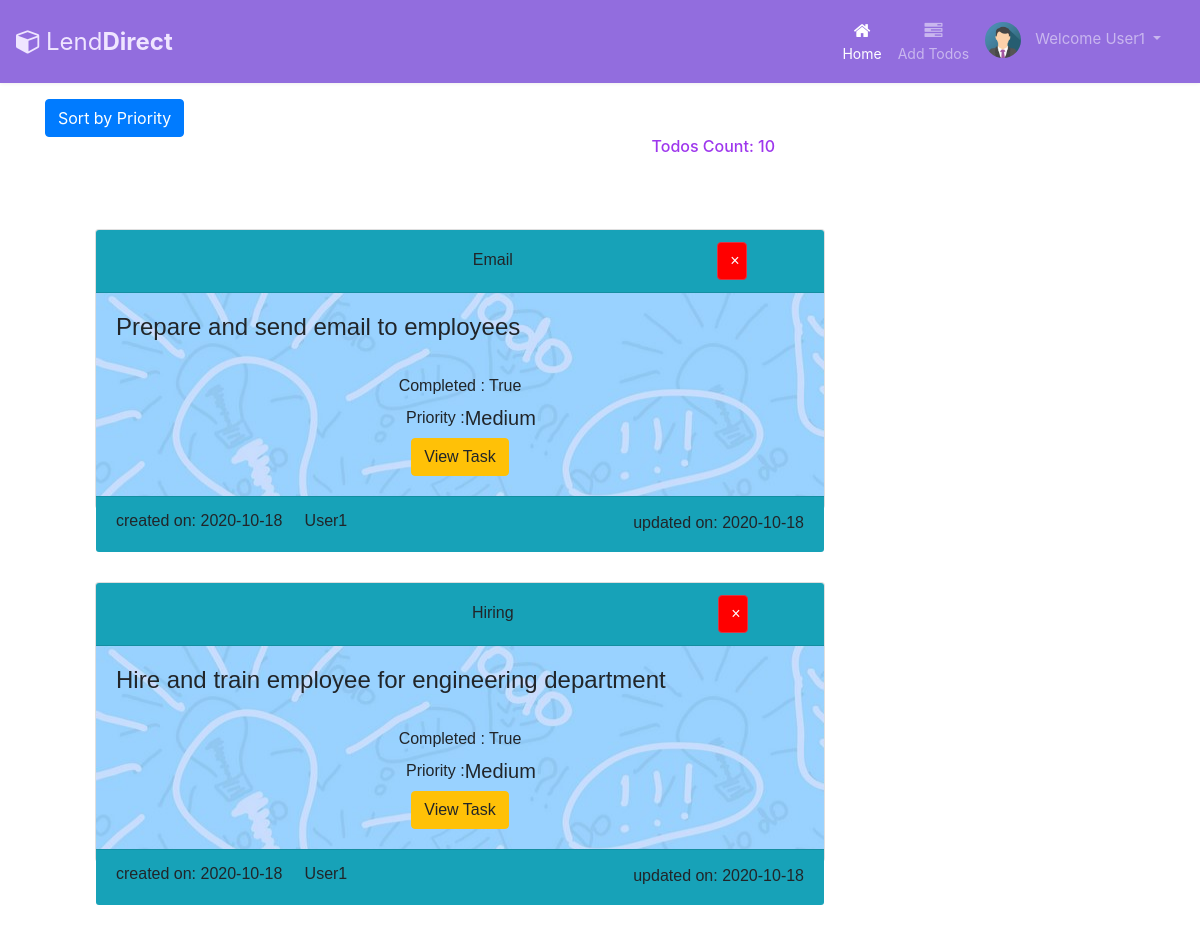
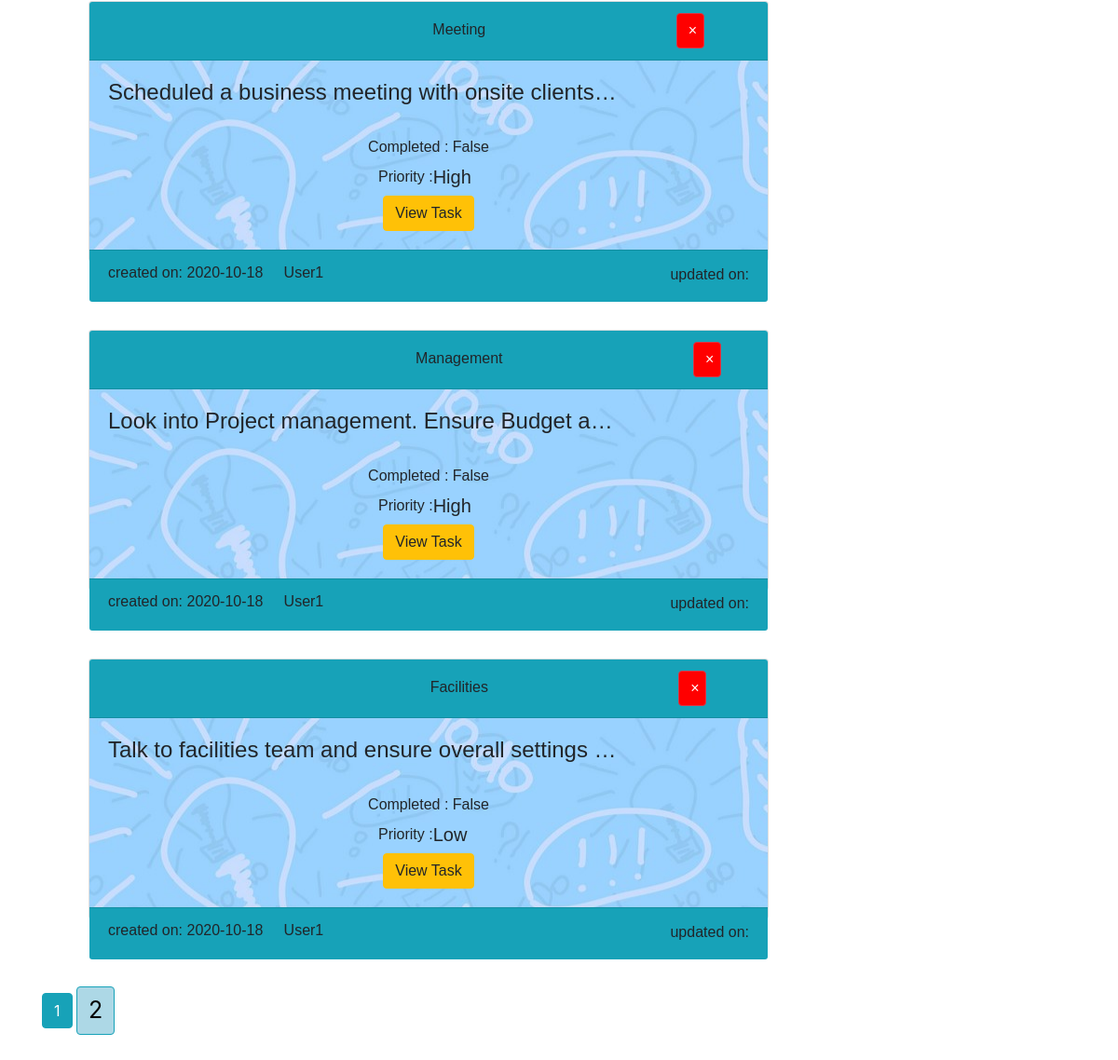
Screenshot of /home (signed in) with the database file from the repository (2 pictures, top to bottom).
### flask_lenddirect/models.py (models this page shows, shortened)
class User(database.Model,UserMixin):
    id = database.Column(database.Integer, primary_key=True)
    userName = database.Column(database.String(20), unique=True, nullable=False)
    emailId = database.Column(database.String(120), unique=True, nullable=False)
    password = database.Column(database.String(60), nullable=False)
    todos = database.relationship('Todos', backref='owner', lazy=True)

class Todos(database.Model):
    id = database.Column(database.Integer, primary_key=True)
    name = database.Column(database.String(100), nullable=False)
    date_created = database.Column(database.DateTime, nullable=False, default=datetime.utcnow)
    description = database.Column(database.Text, nullable=False)
    completed=database.Column(database.Boolean, nullable=False,default=False )
    priority = database.Column(database.String(100),nullable=False)
    user_id = database.Column(database.Integer, database.ForeignKey('user.id'), nullable=False)
    updated_on = database.Column(database.DateTime, onupdate=datetime.utcnow)

### flask_lenddirect/routelinks.py (the view)
@app.route('/home')
@login_required
def home():
	page = request.args.get('page', 1, type=int)
	todos= Todos.query.filter_by(owner=current_user).paginate(page=page,per_page=5)
	return render_template('home.html',todos=todos)

### flask_lenddirect/models.py (called while the page is built)
@login_manager.user_loader
def load_user(user_id):
    return User.query.get(int(user_id))

### flask_lenddirect/templates/home.html (shortened to what this page needs)
{% extends "basic.html" %}
{% block content %}
	<button class="btn btn-primary mt-3" onclick="window.location.href ='{{ url_for( 'sort') }} ' "> Sort by Priority </button>
      <h6 style="text-align: right;color: rgb(158, 55, 237);">Todos Count: {{ todos.total }}</h6>
 	{% for todo in todos.items %}
         <div class="card text-center" style="margin-top: 10%; width:100%;height: 280px;margin-left:50px">
  			<div class="card-header bg-info">
    			<label style="margin-left:300px"> {{todo.name}} </label>
    			 <button type="button" class="btn btn-danger" data-toggle="modal" data-target="#delModal" style="text-align: right;color: white;background-color: red; width: 30px;margin-left:200px";>&times;</button>
		    </div>
 		 	<div class="card-body" style="background-image: url('static/bg_todos.jpg') ">
	    		 <h4 class="card-text" style="text-align: left;width: 80%;white-space: nowrap;overflow: hidden;text-overflow:ellipsis;" >{{ todo.description }}</h4>
				  <br/>
				  	<div>
					  	<label> Completed : </label>
					    {{todo.completed}}
					</div>
					<div class="row" style="margin-left: 290px">
					  	<label> Priority : </label>
					    	   {% if todo.priority == '1' %}
	       						 <h5>High</h5>
	       					   {% elif todo.priority == '2' %}
	       					   	  <h5>Medium</h5>
	       					   {% elif todo.priority == '3' %}
	       					   	  <h5>Low</h5>
	    					   {% endif %}
				    </div>
				   <a href="{{ url_for('getTodo', todo_id=todo.id) }}" class="btn btn-warning" style="bottom: 1000px">View Task</a>
  			</div>
	  		<div class="card-footer  bg-info" style="text-align: left">
	    		created on: {{ todo.date_created.strftime('%Y-%m-%d') }}  &nbsp;&nbsp;&nbsp;&nbsp;{{ todo.owner.userName }}
	    		{% if todo.updated_on %}
	    		<h6 style="text-align: right;margin-top: -20px">updated on: {{ todo.updated_on.strftime('%Y-%m-%d') }} </h6>
	    		{% else %}
	    		<h6 style="text-align: right;margin-top: -20px">updated on:
	    		{% endif %}
	  		</div>
		</div>
	{% endfor %}
<br/>
<br/>
	{% for page_num in todos.iter_pages(left_edge=1, right_edge=1, left_current=1, right_current=2) %}
      {% if page_num %}
        {% if todos.page == page_num %}
          <button class="btn btn-info mt-4" onclick="window.location.href ='{{ url_for('home', page=page_num) }}' ">{{ page_num }}</button>
        {% else %}
          <button class="btn btn-outline-info mt-4" style="background-color: lightblue;  color: black;
font-size: 25px;  margin: auto; " onclick="window.location.href ='{{ url_for('home', page=page_num) }}' ">{{ page_num }}</button>
        {% endif %}
        {% else %}
        ...
      {% endif %}
    {% endfor %}
<br/>
<br/>
<br/>
<br/>
{% endblock content %}

### flask_lenddirect/templates/basic.html (shortened to what this page needs)
<!DOCTYPE html>
<html>
<head>
    <link rel="stylesheet" href="https://maxcdn.bootstrapcdn.com/bootstrap/4.0.0/css/bootstrap.min.css">
    <link rel="stylesheet" type="text/css" href="/static/style.css">
    <link rel="stylesheet" href="https://maxcdn.bootstrapcdn.com/font-awesome/4.7.0/css/font-awesome.min.css">
</head>
<body>
<nav class="navbar navbar-expand-xl navbar-dark">
	<a class="navbar-brand" style="color:aliceblue"><i class="fa fa-cube"></i>Lend<b>Direct</b></a>
	<div id="navbarCollapse" class="collapse navbar-collapse justify-content-start">
		<div class="navbar-nav ml-auto">
			<a href="{{ url_for('home') }}" class="nav-item nav-link active"><i class="fa fa-home"></i><span>Home</span></a>
			<a href="{{ url_for('addTodo') }}" class="nav-item nav-link"><i class="fa fa-tasks"></i><span>Add Todos</span></a>
			{% if current_user.is_authenticated %}
			<div class="nav-item dropdown">
				<a href="#" data-toggle="dropdown" class="nav-item nav-link dropdown-toggle user-action"><img src="/static/profile.png" class="avatar" alt="Avatar"> Welcome {{current_user.userName}} <b class="caret"></b></a>
			</div>
			{% else %}
			<a href="{{ url_for('login') }}" class="nav-item nav-link"><i class="fa fa-sign-in"></i><span>Login</span></a>
			<a href="{{ url_for('register') }}" class="nav-item nav-link"><i class="fa fa-user"></i><span>Register</span></a>
			{% endif %}
		</div>
	</div>
</nav>
    <main role="main" class="container">
      <div class="row">
        <div class="col-md-8">
			{% block content %}{% endblock %}
		</div>
	  </div>
	</main>
</body>
</html>

### flask_lenddirect/static/style.css (style rules this page uses)
.navbar { color: #fff; background: #926dde !important; padding: 5px 16px; border-radius: 0; border: none; box-shadow: 0 0 4px rgba(0,0,0,.1); }
.navbar img { border-radius: 50%; width: 36px; height: 36px; margin-right: 10px; }
.navbar .navbar-brand { color: #efe5ff !important; padding-left: 0; padding-right: 50px; font-size: 24px; }
.navbar .navbar-brand i { font-size: 25px; margin-right: 5px; }
.navbar .nav-item i { font-size: 18px; }
.navbar .nav-item span { position: relative; top: 3px; }
.navbar .navbar-nav > a { color: #efe5ff; padding: 8px 15px; font-size: 14px; }
.navbar .navbar-nav > a > i { display: block; text-align: center; }
.navbar > a, .navbar > a:hover, .navbar > a:focus { color: #fff; background: none !important; }
.navbar .navbar-nav { padding: 9px 15px; font-size: 15px; }
.card { background-size: cover; background-repeat: no-repeat; height: 100%; font-family: 'Numans', sans-serif; width:20px; }
.container { height: 100%; align-content: center; }
.card { height: 500px; margin-top: auto; margin-bottom: auto; width: 400px; }

### rows the page displays
User: userName "User1"
Todos: name "Email", description "Prepare and send email to employees", completed "True", priority "Medium", date_created "2020-10-18", owner.userName "User1", updated_on "2020-10-18"
Todos: name "Hiring", description "Hire and train employee for engineering department", completed "True", priority "Medium", date_created "2020-10-18", owner.userName "User1", updated_on "2020-10-18"
Todos: name "Meeting", description "Scheduled a business meeting with onsite clients…", completed "False", priority "High", date_created "2020-10-18", owner.userName "User1", shows "updated on:"
Todos: name "Management", description "Look into Project management. Ensure Budget a…", completed "False", priority "High", date_created "2020-10-18", owner.userName "User1", shows "updated on:"
Todos: name "Facilities", description "Talk to facilities team and ensure overall settings…", completed "False", priority "Low", date_created "2020-10-18", owner.userName "User1", shows "updated on:"

### other values shown
{{ todos.total }} "10"
{{ page_num }} "1"
{{ page_num }} "2"
